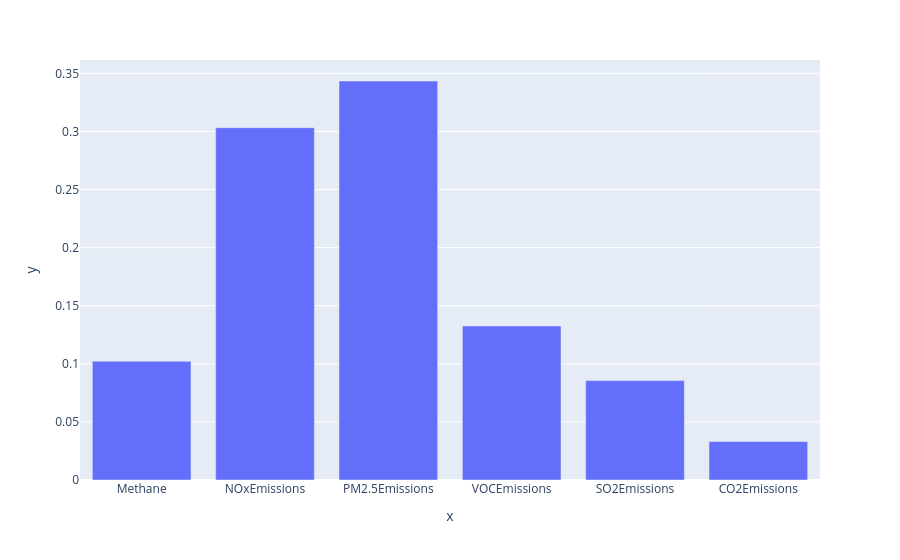

The cell this chart's notebook holds for it:
### Markdown cell above
**Step 4 - Connect the blocks to run the code**

Connect the blocks and run the code!

<details>
    <summary>Click to see the answer...</summary>

![](https://pbs.twimg.com/media/GjoZPZzWIAAHZKu?format=jpg&name=small)
</details>

### Code cell
px.bar(x= (data.columns),y= (forest.feature_importances_))

#<xml xmlns="https://developers.google.com/blockly/xml"><variables><variable id="1C@Q=lhA4^tQD)kcit!!">px</variable><variable id="~hm4z|bAWJ(jcZ/|pWHg">data</variable><variable id="4Gtc]X-DNTl=1`Hc@gk_">forest</variable></variables><block type="varDoMethod" id="Qwx?{0aGgFdjd]^**A4O" x="54" y="201"><mutation items="2"></mutation><field name="VAR" id="1C@Q=lhA4^tQD)kcit!!">px</field><field name="MEMBER">bar</field><data>px:bar</data><value name="ADD0"><block type="valueOutputCodeBlock" id="Xy?Z5deQYEU3?LG.[vdD"><field name="CODE">x=</field><value name="INPUT"><block type="varGetProperty" id="ElA[.4)-tRv/en|hDV`:"><field name="VAR" id="~hm4z|bAWJ(jcZ/|pWHg">data</field><field name="MEMBER">columns</field><data>data:columns</data></block></value></block></value><value name="ADD1"><block type="valueOutputCodeBlock" id="4@mAo2y{(ij5Kf.aqfU6"><field name="CODE">y=</field><value name="INPUT"><block type="varGetProperty" id=",q/l#%PSl2aNE3S3S~:w"><field name="VAR" id="4Gtc]X-DNTl=1`Hc@gk_">forest</field><field name="MEMBER">feature_importances_</field><data>forest:feature_importances_</data></block></value></block></value></block></xml>

### Figure 1 — Plotly figure (JSON) as saved in the notebook; plotly's stock layout.template omitted (floating-point values rounded to 4 significant figures)
{"data": [{"hovertemplate": "x=%{x}<br>y=%{y}<extra></extra>", "legendgroup": "", "marker": {"color": "#636efa", "pattern": {"shape": ""}}, "name": "", "orientation": "v", "showlegend": false, "textposition": "auto", "type": "bar", "x": ["Methane", "NOxEmissions", "PM2.5Emissions", "VOCEmissions", "SO2Emissions", "CO2Emissions"], "xaxis": "x", "y": [0.1022, 0.3033, 0.3434, 0.1326, 0.08554, 0.03309], "yaxis": "y"}], "layout": {"barmode": "relative", "legend": {"tracegroupgap": 0}, "margin": {"t": 60}, "xaxis": {"anchor": "y", "domain": [0, 1], "title": {"text": "x"}}, "yaxis": {"anchor": "x", "domain": [0, 1], "title": {"text": "y"}}}}
